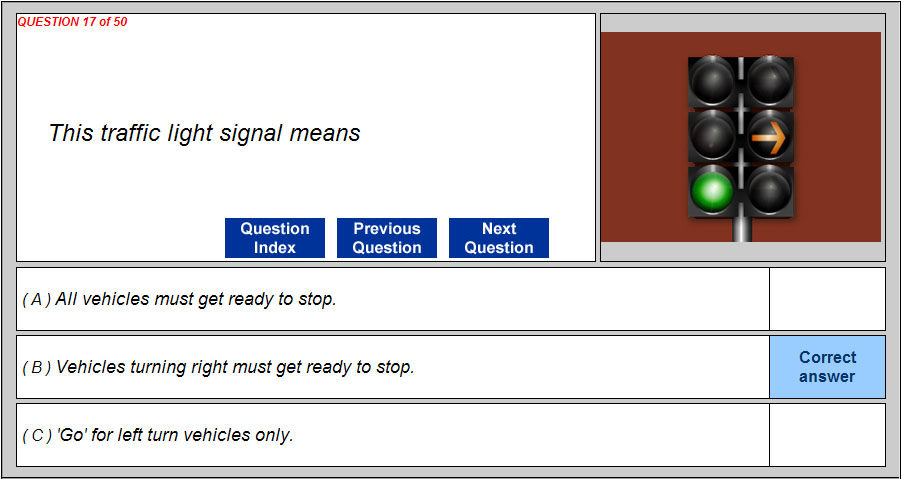
#> input picture img/orig/BTT_E_P1_Q17.jpg, 902 x 479 px
$ python layout.py
#> lines starting #> are read from the running program, lines starting #| are printed output that depends on the picture
#> in main, im is the input picture: PIL image 902x479 RGB; mean R, G, B 210, 204.5, 205.7
"""Read every screenshot in img/orig and work out its layout without OCR.

For each image it finds the answer rows, which row is shaded blue (the
correct answer), whether there is a picture panel. It saves the picture
crop and records each answer's content box. Writes data/layout.json.
"""
import json
import re
from pathlib import Path

from PIL import Image

ROOT = Path(__file__).resolve().parent.parent
ORIG = ROOT / "img" / "orig"
PIC = ROOT / "img" / "pic"

LETTERS = "ABCDE"


def is_dark(p):
    return sum(p) < 330


def is_blue(p):
    r, g, b = p
    return b > 220 and 120 < r < 185 and 170 < g < 225


def is_white(p):
    return min(p) > 235


def content_runs(im, x):
    """Runs of non-dark pixels bounded by dark border pixels, down column x."""
#> called with x = 30
    h = im.size[1]
#> h = 479
    runs, start = [], None
    for y in range(h):
        d = is_dark(im.getpixel((x, y)))
        if not d and start is None and y > 0 and is_dark(im.getpixel((x, y - 1))):
            start = y
        elif d and start is not None:
            runs.append((start, y))
            start = None
#> this loop made 479 passes
#> d on passes 1 to 12: False, True, False, False, False, False, False, False, False, False, False, False
#> after the loop, runs = [(2, 13), (14, 25), (26, 261), (262, 267), (268, 330), (331, 335), (336, 398), (399, 403), (404, 466), (467, 477)]; start = 478
    return runs


def find_rows(im):
    # Rows show as 40-100px tall bordered cells both at the far left and in the
    # answer column. The top question box is far taller, so it is excluded.
    left = {r for r in content_runs(im, 30) if 40 <= r[1] - r[0] <= 100}
#> left = 3 items
    right = [r for r in content_runs(im, 780) if 40 <= r[1] - r[0] <= 100]
#> the loop in content_runs (call 2), `for y in range(h):` made 479 passes
#> right = [(268, 330), (336, 398), (404, 466)]
    rows = []
    for r in right:
        if any(abs(r[0] - l[0]) <= 3 and abs(r[1] - l[1]) <= 3 for l in left):
            rows.append(r)
#> this loop made 3 passes
#> after the loop, rows = [(268, 330), (336, 398), (404, 466)]
    return rows


def blue_fraction(im, y0, y1):
    n = hit = 0
    for y in range(y0 + 3, y1 - 3, 2):
        for x in range(775, 885, 3):
            n += 1
            hit += is_blue(im.getpixel((x, y)))
    return hit / max(n, 1)


def has_panel(im):
    # A picture panel means the top box stops at ~x597; otherwise the white
    # question box runs to the right edge.
    nonwhite = 0
    tot = 0
    for y in range(30, 200, 4):
        for x in range(620, 870, 5):
            tot += 1
            nonwhite += not is_white(im.getpixel((x, y)))
    return nonwhite / tot > 0.3


# The picture panel sits in a fixed spot: signs in the short layout, a video
# frame (with a "Repeat Video" button under it) in the taller layout.
PIC_BOX = {478: (601, 32, 885, 243), 479: (601, 32, 885, 243), 504: (604, 14, 885, 224), 505: (601, 14, 885, 224)}


def option_crop(im, y0, y1):
    """Bounding box of non-white content right of the '( A )' label."""
    x_lo, x_hi = 56, 766
    ys, xs = [], []
    for y in range(y0 + 2, y1 - 2):
        for x in range(x_lo, x_hi, 2):
            p = im.getpixel((x, y))
            if not is_white(p):
                ys.append(y)
                xs.append(x)
    if not xs:
        return None
    return (max(min(xs) - 2, x_lo), max(min(ys) - 2, y0 + 1), min(max(xs) + 3, x_hi), min(max(ys) + 3, y1 - 1))


def main():
    PIC.mkdir(parents=True, exist_ok=True)
    out = []
    for f in sorted(ORIG.glob("*.jpg")):
        m = re.match(r"(BTT|FTT)_E_P(\d+)_Q(\d+)\.jpg", f.name)
        test, paper, q = m.group(1), int(m.group(2)), int(m.group(3))
        qid = f.stem
        im = Image.open(f).convert("RGB")
        rows = find_rows(im)
#> rows = [(268, 330), (336, 398), (404, 466)]
        blues = [round(blue_fraction(im, *r), 3) for r in rows]
#> after the loop in blue_fraction, `for y in range(y0 + 3, y1 - 3, 2):`: hit = 0; n = 1036
#> blues = [0, 0.885, 0]
        correct = [i for i, b in enumerate(blues) if b > 0.5]
#> correct = [1]
        rec = {
            "id": qid,
            "test": test,
            "paper": paper,
            "q": q,
            "size": im.size,
            "rows": rows,
            "blue": blues,
            "correct": LETTERS[correct[0]] if len(correct) == 1 else None,
            "panel": has_panel(im),
            "pic": None,
            "opts": [],
        }
#> after the loop in has_panel, `for y in range(30, 200, 4):`: nonwhite = 2150
        if rec["panel"]:
            box = PIC_BOX[im.size[1]]
#> box = (601, 32, 885, 243)
            im.crop(box).save(PIC / f"{qid}.jpg", quality=90)
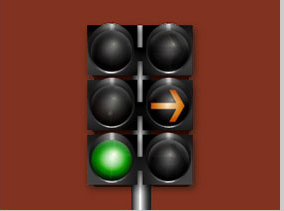
#> saved as BTT_E_P1_Q17.jpg: PIL image 284x211 RGB; mean R, G, B 106.4, 53.5, 39.3
            rec["pic"] = list(box)
        for i, (y0, y1) in enumerate(rows):
            box = option_crop(im, y0, y1)
            rec["opts"].append(list(box) if box else None)
#> this loop made 3 passes
#> (y0, y1, box) on passes 1 to 3: (268, 330, (56, 286, 337, 314)), (336, 398, (56, 358, 417, 380)), (404, 466, (56, 422, 297, 448))
        out.append(rec)
    (ROOT / "data").mkdir(exist_ok=True)
    (ROOT / "data" / "layout.json").write_text(json.dumps(out, indent=1))
    bad = [r["id"] for r in out if r["correct"] is None or len(r["rows"]) != 3]
#> bad = []
    print("images:", len(out))
#| images: 1
    print("row counts:", sorted({len(r["rows"]) for r in out}))
#| row counts: [3]
    print("no/multiple correct or not 3 rows:", bad)
#| no/multiple correct or not 3 rows: []
    print("with picture panel:", sum(r["panel"] for r in out))
#| with picture panel: 1


if __name__ == "__main__":
    main()
